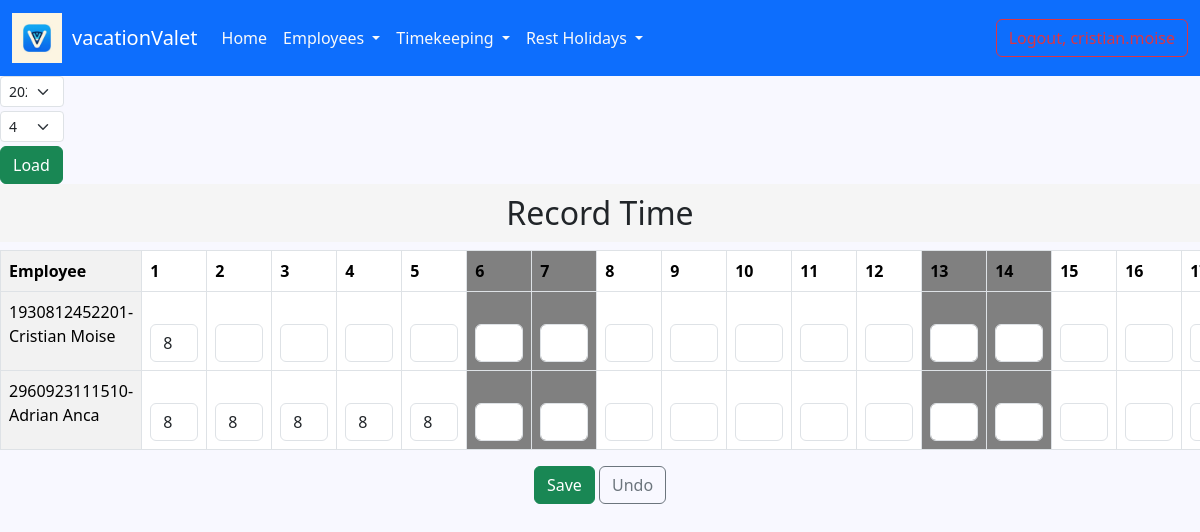
Screenshot of /record-time/ (signed in) with the database file from the repository.
### employee/models.py (models this page shows, shortened)
class Employee(AbstractUser):
    GENDER_OPTIONS = (
        ('male', 'Male'),
        ('female', 'Female')
    )
    cnp = models.IntegerField(blank=False, null=True, unique=True)
    gender = models.CharField(max_length=6, choices=GENDER_OPTIONS, null=True)
    birth_date = models.DateField(null=True, blank=False)
    departament = models.ForeignKey(Department, on_delete=models.CASCADE, null=True)
    start_date = models.DateField(null=True)
    end_date = models.DateField(null=True, blank=True)
    notice_date = models.DateField(null=True, blank=True)
    address = models.TextField(blank=True, null=True)
    is_supervisor = models.BooleanField(default=False, blank=True, null=True)
    days_off = models.IntegerField(blank=True, null=True)
    created_at = models.DateTimeField(auto_now_add=True)
    updated_at = models.DateTimeField(auto_now=True)
    @property
    def is_supervisor(self):
        return Department.objects.filter(supervisor=self).exists()

### employee/views.py (the view, shortened to what this page needs)
# urls.py: path('record-time/', views.record_time_view, name='record-time'),
@login_required
def record_time_view(request):
    current_user = request.user  # Utilizatorul logat
    current_employee = Employee.objects.get(username=current_user.username)
    department = current_employee.departament
    if current_user.is_superuser:
        employees = Employee.objects.filter(is_superuser=False)
    else:
        employees = Employee.objects.filter(departament=department, is_superuser=False)
    today = timezone.now()
    month = int(request.GET.get('month', today.month))
    year = int(request.GET.get('year', today.year))
    num_days = calendar.monthrange(year, month)[1]
    days = [i for i in range(1, num_days + 1)]
    first_day = datetime.date(year, month, 1)
    last_day = datetime.date(year, month, num_days)
    weekend_days = [day for day in range(first_day.day, last_day.day + 1) if
                    datetime.date(year, month, day).weekday() in [5, 6]]
    values = []
    for employee in employees:
        row = []
        for day in days:
            existing_record: TimeRecord = TimeRecord.objects.filter(employee=employee, date__year=year,
                                                                    date__month=month, date__day=day).first()
            if existing_record is not None:
                seconds = existing_record.duration.total_seconds()
                hours = seconds / 3600
                if hours == 0:
                    row.append('')
                elif hours == int(hours):
                    row.append(int(hours))
                else:
                    row.append(hours)
            else:
                row.append('')
        values.append(row)
    return render(request, 'record_time/record_time.html',
                  {'employees': employees, 'year': year, 'month': month, 'days': days, 'values': values,
                   'weekend_days': weekend_days, 'years': [2024, 2025],
                   'months': [0, 1, 2, 3, 4, 5, 6, 7, 8, 9, 10, 11]})

### employee/templatetags/utils.py (called while the page is built)
@register.filter
def index(indexable, i):
    return indexable[i]

### templates/record_time/record_time.html (shortened to what this page needs)
{% extends 'base.html' %}
{% load static %}
{% load utils %}
{% block head %}
    <link rel="stylesheet" type="text/css" href="{% static 'css/time_record/time_record.css' %}">
{% endblock %}
{% block content %}
    <form action="" method="get">
        <div class="row">
            <div class="col-md-4">
                <div class="col-2">
                    <select name="year" id="year" class="form-select form-select-sm mb-1"
                            aria-label=".form-select-lg example">
                        {% for y in years %}
                            <option value="{{ y }}" {% if y == year %}selected{% endif %}>{{ y }}</option>
                        {% endfor %}
                    </select>
                </div>
                <div class="col-2">
                    <select name="month" id="month" class="form-select form-select-sm mb-1"
                            aria-label=".form-select-lg example">
                        {% for m in months %}
                            <option value="{{ m }}" {% if m == month %}selected{% endif %}>{{ m }}</option>
                        {% endfor %}
                    </select>
                </div>
            </div>
        </div>
        <button type="submit" class="btn btn-success" id="load">Load</button>
    </form>
    <h2 class="text-center" id="header-text">Record Time</h2>
    <div class="scrollable-content">
        <form method="POST">
            <table class="table table-bordered">
                <thead class="sticky-header">
                <tr>
                    <th>Employee</th>
                    {% for day in days %}
                        <th id="{% if day in weekend_days %}weekdays{% endif %}">{{ day }}</th>
                    {% endfor %}
                </tr>
                </thead>
                <tbody class="sticky-content">
                {% for employee in employees %}
                    <tr>
                        <td id="emplrow">{{ employee.cnp }}-{{ employee.first_name }} {{ employee.last_name }}</td>
                        {% for day in days %}
                            <td id="{% if day in weekend_days %}weekdays{% endif %}">
                                {% with pos1=forloop.parentloop.counter0 %}
                                    {% with pos2=forloop.counter0 %}
                                        <input type="text" value="{{ values|index:pos1|index:pos2 }}"
                                               name="pontaj_{{ employee.id }}_{{ year }}-{{ month }}-{{ day }}"
                                               id="pontaj_{{ employee.id }}_{{ day }}"
                                               class="form-control {% if day in weekend_days %}readonly{% endif %}"
                                               {% if day in weekend_days %}readonly{% endif %}>
                                    {% endwith %}
                                {% endwith %}
                            </td>
                        {% endfor %}
                    </tr>
                {% endfor %}
                </tbody>
            </table>
            <div class="text-center" id="btn">
                <button type="submit" class="btn btn-success text-center" id="savebtn">Save</button>
                <a href="{% url 'record-time' %}" class="btn btn-outline-secondary" id="vobtn">Undo</a>
            </div>
        </form>
    </div>
{% endblock %}

### static/css/time_record/time_record.css (style rules this page uses)
#header-text { padding: 10px; background-color: whitesmoke; }
.form-control { width: 3rem !important; }
.scrollable-content { overflow-x: auto; max-height: 400px; }
.sticky-header th:first-child { position: sticky; left: 0; background-color: #f2f2f2; z-index: 1; }
.sticky-header th:first-child, .sticky-content td:first-child { width: 200px; }
.sticky-content td:first-child { position: sticky; left: 0; background-color: #f2f2f2; z-index: 1; }
#weekdays { background-color: gray; }
#year { max-width: 5rem; }
#month { max-width: 5rem; margin-right: 1rem; }
#load { max-height: 3rem; }
.sticky-header th { position: sticky; top: 0; background-color: white; z-index: 1; }

### rows the page displays
Employee: cnp "1930812452201", first_name "Cristian", last_name "Moise", days "8"
Employee: cnp "2960923111510", first_name "Adrian", last_name "Anca", days "8" "8" "8" "8" "8"

### other values shown
{{ day }} "1" "2" "3" "4" "5" "6" "7" "8" "9" "10" "11" "12" "13" "14" "15" "16"
form field year "2024"
form field month "4"
